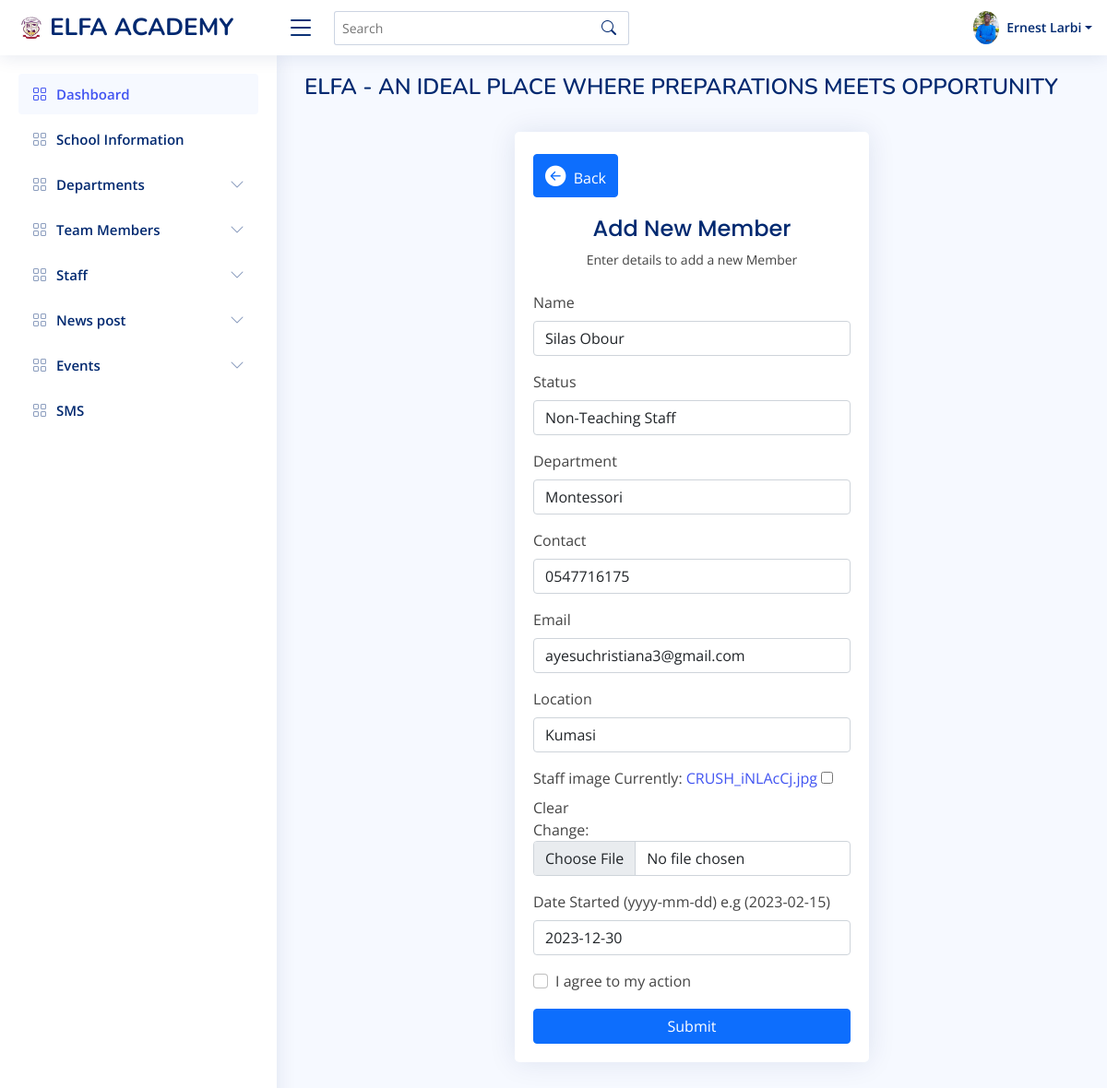
/dashboard/edit-staff/8/, run on the app's committed database.
### website/models.py (models this page shows, shortened)
class Staff(models.Model):
    STATUS_CHOICES = (
       ('Teaching Staff','Teaching Staff'),
        ('Non-Teaching Staff','Non-Teaching Staff'),
    )
    DEPARTMENT_CHOICES = (
       ('Montessori','Montessori'),
        ('Lower Primary','Lower Primary'),
        ('Upper Primary','Upper Primary'),
        ('JHS', 'JHS'),
        ('Non-Teaching','Non-Teaching')
    )
    name = models.CharField(max_length=255,unique=True, blank=True)
    status = models.CharField(max_length=255, blank=True, choices=STATUS_CHOICES)
    department = models.CharField(max_length=255, blank=True, choices=DEPARTMENT_CHOICES)
    contact = models.CharField(max_length=255, blank=True, null=True)
    email = models.EmailField(max_length=255, blank=True,null=True)
    location = models.CharField(max_length=255, blank=True)
    staff_image = models.ImageField(blank=True, null=True)
    date_of_assumption = models.DateField(blank=True, null=True, )

### dashboard/views.py (the view)
# urls.py: path('edit-staff/<int:pk>/',views.edit_staff, name='edit-staff' ),
def edit_staff(request,pk):
    staff = Staff.objects.get(pk=pk)
    form = StaffForm(instance=staff)
    if request.method == 'POST':
        form = StaffForm(request.POST, request.FILES,instance=staff)
        if form.is_valid():
            form.save()
            return redirect('staff')
    context = {'forms': form}
    return render(request, 'dashboard/add_staff.html', context)

### dashboard/forms.py
class StaffForm(ModelForm):
    now = timezone.now()
    formatted_date = now.strftime('%Y-%m-%d')
    date_of_assumption = forms.DateField(label=f'Date Started (yyyy-mm-dd) e.g ({formatted_date})')
    class Meta:
        model = Staff
        fields ='__all__'
    def __init__(self, *args, **kwargs):
        super(StaffForm, self).__init__(*args, **kwargs)
        for name, field in self.fields.items():
            field.widget.attrs.update({'class':'form-control'})

### dashboard/templates/dashboard/add_staff.html (shortened to what this page needs)
{% extends 'dashboard/base.html' %} {% load static %}
{% block content %}
<main>
  <div class="container">
    <section
      class="section register min-vh-100 d-flex flex-column align-items-center justify-content-center py-4"
    >
      <div class="container">
        <div class="row justify-content-center">
          <div
            class="col-lg-6 col-md-6 d-flex flex-column align-items-center justify-content-center"
          >
            <div class="card mb-3">
              <div class="card-body">
                <div class="pt-4 pb-2">
                  <a href="{% url 'staff'%}" class="btn btn-primary">
                    <i
                      class="bi bi-arrow-left-circle-fill"
                      style="font-size: 1.4rem"
                    ></i
                    >&nbsp; Back
                  </a>
                  <h5 class="card-title text-center pb-0 fs-4">
                    Add New Member
                  </h5>
                  <p class="text-center small">
                    Enter details to add a new Member
                  </p>
                </div>
                <form
                  class="row g-3 needs-validation"
                  novalidate
                  method="post"
                  enctype="multipart/form-data"
                >
                  {% for form in forms %}
                  <div class="col-12">
                    <label for="yourName" class="form-label"
                      >{{form.label}}</label
                    >
                    {{form}}
                  </div>
                  {% endfor %}
                  <div class="col-12">
                    <div class="form-check">
                      <input
                        class="form-check-input"
                        name="terms"
                        type="checkbox"
                        value=""
                        id="acceptTerms"
                        required
                      />
                      <label class="form-check-label" for="acceptTerms"
                        >I agree to my action
                      </label>
                    </div>
                  </div>
                  <div class="col-12">
                    <button class="btn btn-primary w-100" type="submit">
                      Submit
                    </button>
                  </div>
                </form>
              </div>
            </div>
          </div>
        </div>
      </div>
    </section>
  </div>
</main>
{% endblock %}

### static/assets/css/style.css (style rules this page uses)
:root { scroll-behavior: smooth; }
body { font-family: "Open Sans", sans-serif; background: #f6f9ff; color: #444444; }
a { color: #4154f1; text-decoration: none; }
h1, h2, h3, h4, h5, h6 { font-family: "Nunito", sans-serif; }
.card { margin-bottom: 30px; border: none; border-radius: 5px; box-shadow: 0px 0 30px rgba(1, 41, 112, 0.1); }
.card-title { padding: 20px 0 15px 0; font-size: 18px; font-weight: 500; color: #012970; font-family: "Poppins", sans-serif; }
.card-body { padding: 0 20px 20px 20px; }

### data on the page
Staff: forms "Silas Obour" "Non-Teaching Staff" "Montessori" "0547716175" "ayesuchristiana3@gmail.com" "Kumasi" "2023-12-30"
